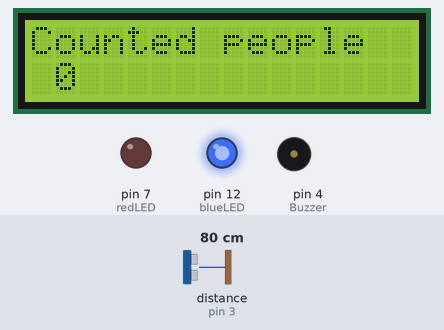
The sketch below on a simulated Arduino Uno, built with avr-gcc and run on an emulated ATmega328P. Parts: 16×2 character LCD, output pins drawn as LEDs (lit = HIGH), buzzer (waves = sounding, pin HIGH). Wiring (inferred from the names in the program): ultrasonic range finder: trigger pin 2; echo pin 3. The test bench sets the inputs (shaded band); at power-on: distance to the obstacle (sensor on pin 3) 80 cm. The echo pulse lasts 58.3 µs per cm; pins used as bus, display or sensor lines are not drawn; what the sketch prints to the serial monitor is not drawn.

Above: at 1.2 s.
1.3 s: distance to the obstacle (sensor on pin 3) set to 2 cm
At 2.9 s:
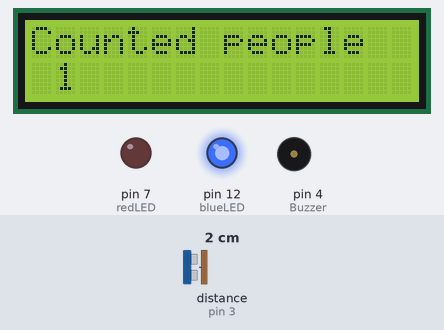
5.4 s: distance to the obstacle (sensor on pin 3) set to 35 cm
At 7.0 s:
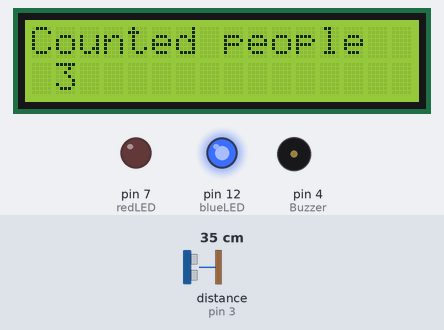
Timing chart, 0 to 8.5 s (numbered marks = the images above; inputs shaded):
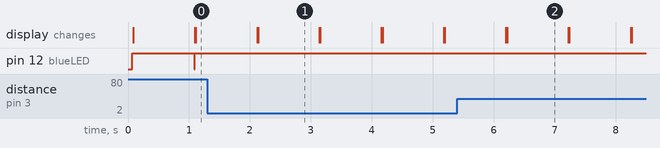

The sketch:

RenaudAxel_LCDUltrasonic.ino
```cpp
#include <Wire.h>
#include <LiquidCrystal_I2C.h>
int trig = 2;
int echo = 3;
int Buzzer = 4;
int redLED = 7;
int blueLED = 12;
int count=0;
LiquidCrystal_I2C lcd(0x27,16,2);// set the LCD address to 0x27 for a 16 chars and 2 line display

void setup()
{
  lcd.init();
  lcd.backlight();
  Serial.begin(9600);
  pinMode(trig, OUTPUT);
  pinMode(echo, INPUT);
  pinMode(Buzzer, OUTPUT);
  pinMode(redLED, OUTPUT);
  pinMode(blueLED, OUTPUT);

}

void loop()
{
  digitalWrite(redLED, LOW);
  digitalWrite(blueLED, LOW);
  lcd.clear();
  digitalWrite(trig, HIGH);
  delayMicroseconds(1000);
  digitalWrite(trig, LOW);

  int distance = pulseIn(echo, HIGH) * 17 / 1000;

  if (distance <= 30) {
        count=count+1;
  }
  else if (distance > 31 and distance <= 60){
        if (count<0){
            count=0;
          }
         else {
            count=count-1;
         }
  }
  if (count<=10){
        digitalWrite(blueLED, HIGH);
  }
  else {
        digitalWrite(blueLED, LOW);
        digitalWrite(redLED, HIGH);
        digitalWrite(Buzzer,HIGH );
        delayMicroseconds(1000);
        digitalWrite(Buzzer,LOW );

  }
  lcd.setCursor (0,0);
  lcd.print("Counted people");
  lcd.setCursor (1,1);
  Serial.print(distance);
  Serial.println("cm");
  Serial.print("There are ");
  if (count<=0){
    lcd.print("0");
    Serial.print("0");
    }
  else{
    lcd.print(count);
    Serial.print(count);
  }
  Serial.println(" people in the room.");
  delay(1000);

}
```

Measured:
- after the input at 1.3 s, pin 12 (blueLED): stops changing and stays HIGH; the display: first differs from a run without the input after 0.84 s (image 1)
- after the input at 5.4 s, pin 7 (redLED): stays LOW (without the input it goes to HIGH after 6.9 s); pin 12 (blueLED): stays HIGH (without the input it goes to LOW after 6.9 s)
- what the display in image 1 shows lasts 1.0 s, from 2.1 s to 3.1 s
